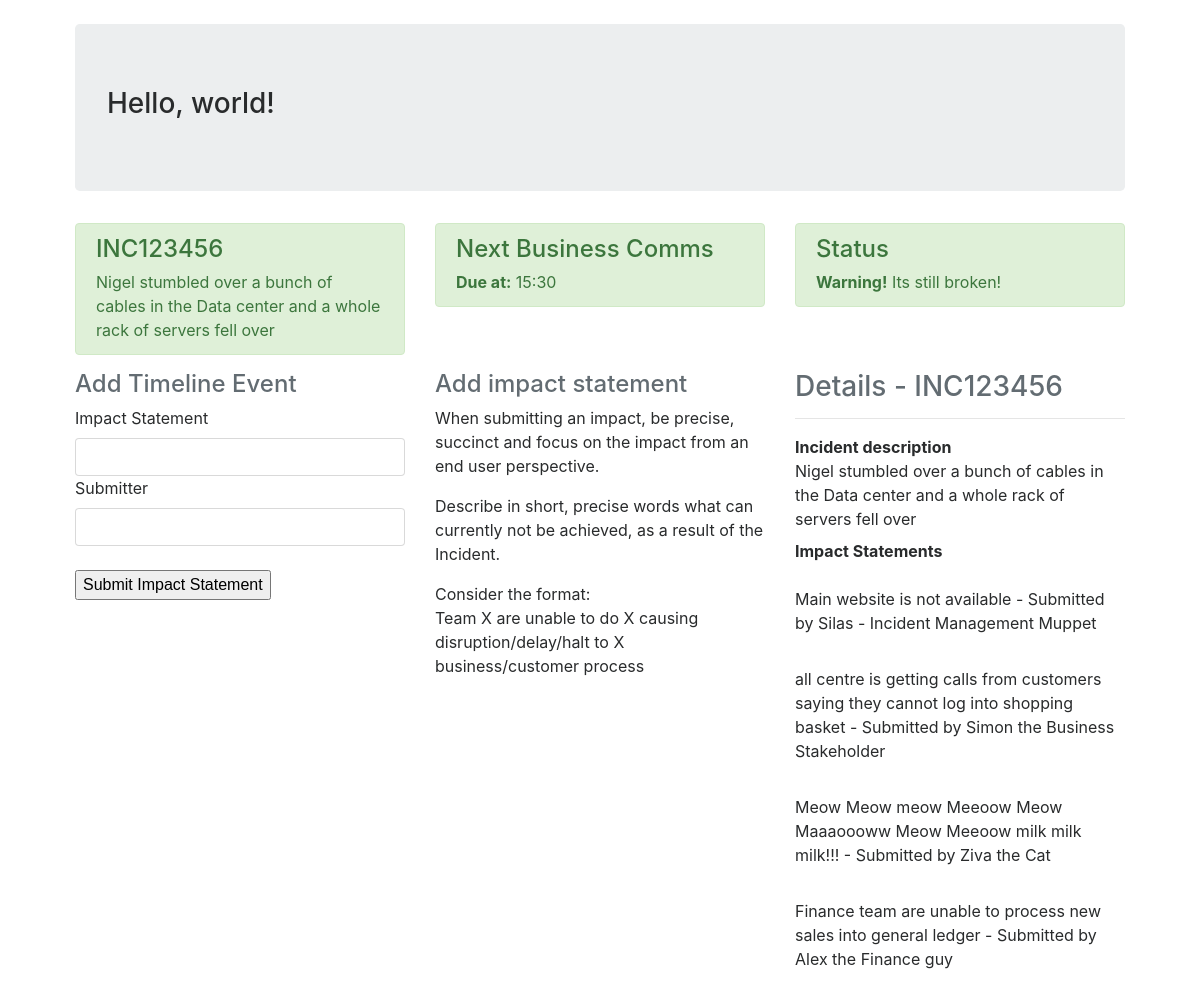
/submitimpact/INC123456, run on an earlier commit of the app's database.
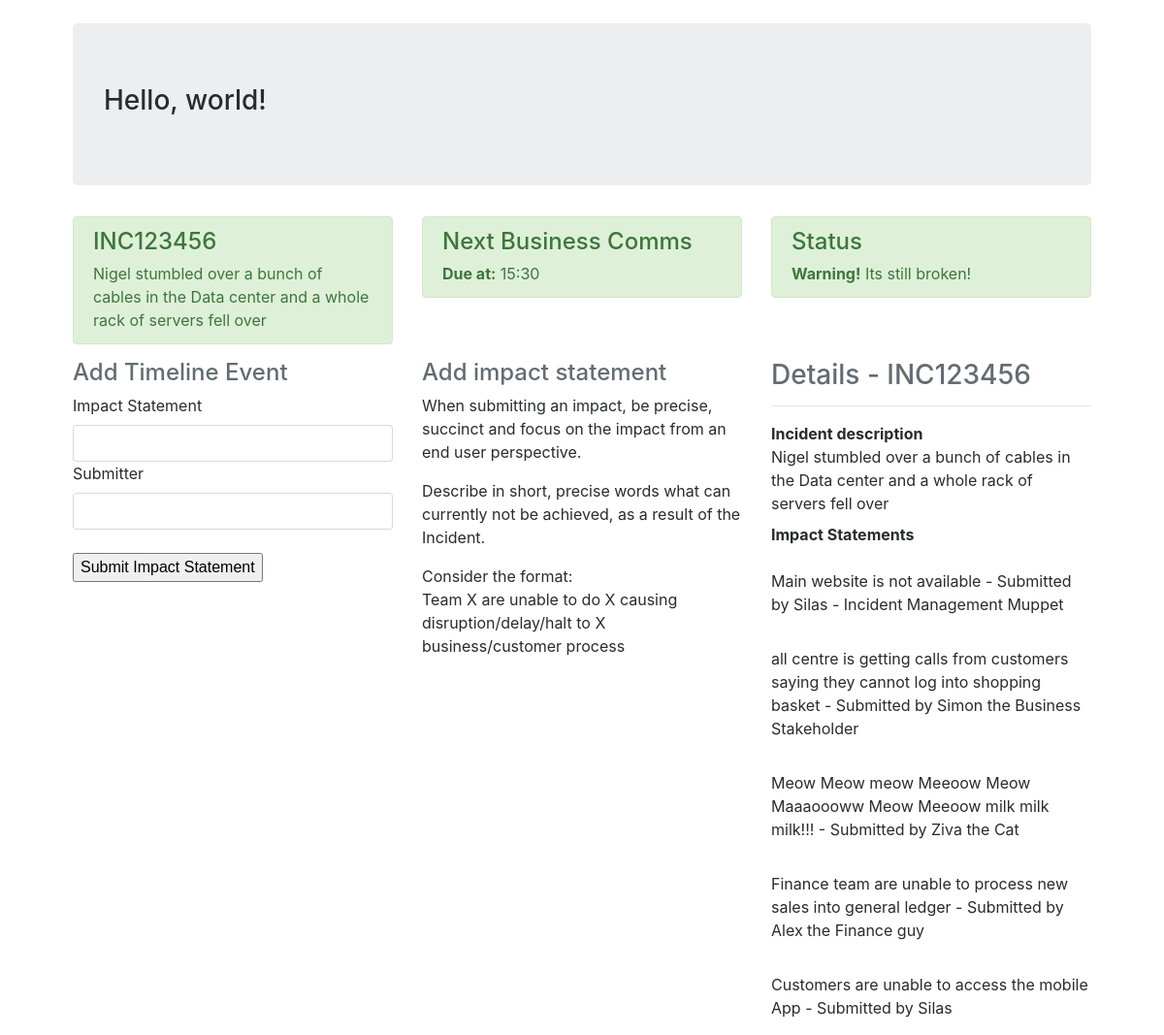
And on a later commit of the database.
### models.py (models this page shows)
class ImpactStatement(db.Model):
    id = db.Column(db.Integer, primary_key=True)
    incident_no = db.Column(db.String(32), db.ForeignKey('incident.incident_no'), index=True)
    body = db.Column(db.String(512))
    submitter = db.Column(db.String(32), index=True)

### simaritan/routes.py (the view)
@app.route('/submitimpact/<incident>', methods=['GET', 'POST'])
def submitimpact(incident):
    form = ImpactStatementForm()
    inc = Incident.query.filter_by(incident_no=incident).first()
    impacts = ImpactStatement.query.filter_by(incident_no=incident).all()
    if form.validate_on_submit():
        sttmnt = ImpactStatement(incident_no=inc.incident_no, body=form.statement.data, submitter=form.submitter.data)
        event = Event(body=form.statement.data, assignee=form.submitter.data, activity='Impact added',
                      incident_no=inc.incident_no)
        db.session.add(sttmnt)
        db.session.add(event)
        db.session.commit()
        flash('Statement added: {} by {}'.format(
            form.statement.data, form.submitter.data
        ))
        return render_template('submitImpact.html', title='Submit Impact Statement for {}'.format(inc.incident_no),
                               impacts=impacts, inc=inc, impactf=form)
    else:
        return render_template('submitImpact.html', title='Submit Impact Statement for {}'.format(inc.incident_no),
                               impacts=impacts, inc=inc, impactf=form)

### simaritan/forms.py
class ImpactStatementForm(FlaskForm):
    statement = StringField('Impact Statement', validators=[DataRequired()])
    submitter = StringField('Submitter', validators=[DataRequired()])
    submit = SubmitField('Submit Impact Statement')

### simaritan/templates/submitImpact.html
{% extends "base.html" %}
{% block body %}
		<div class="row">
			<div class="col-md-12">
				<div class="row">
					{% include "components/header-row.html" %}
				</div>
				<div class="row">
					<div class="col-md-4">
						{% include "forms/addImpact.html" %}
					</div>
					<div class="col-md-4">
						<h4 class="text-left text-muted">
							Add impact statement
						</h4>
						<p>When submitting an impact, be precise, succinct and focus on the impact
						from an end user perspective.</p>
						<p>Describe in short, precise words what can currently not be achieved, as a
						result of the Incident.</p>
						<p>Consider the format: <br />
						Team X are unable to do X causing disruption/delay/halt to X business/customer process</p>
					</div>
					<div class="col-md-4">
						{% include "components/incdetails.html" %}
					</div>
				</div>
			</div>
		</div>
	</div>
{% endblock %}

### simaritan/templates/components/incdetails.html
<h3 class="text-left text-muted">
	Details - {{ inc.incident_no }}
</h3>
<hr />
<dl>
	<dt>
		Incident description
	</dt>
	<dd>
		{{ inc.description }}
	</dd>
	<dt>
		Impact Statements
	</dt>
	{% for statement in impacts %}
	<dd><br />
		{{ statement.body }} - Submitted by {{statement.submitter }}
	</dd>
	{% endfor %}
</dl>

What changed in the data, as far as the page shows it:
added ImpactStatement: body "Customers are unable to access the mobile App", submitter "Silas"
